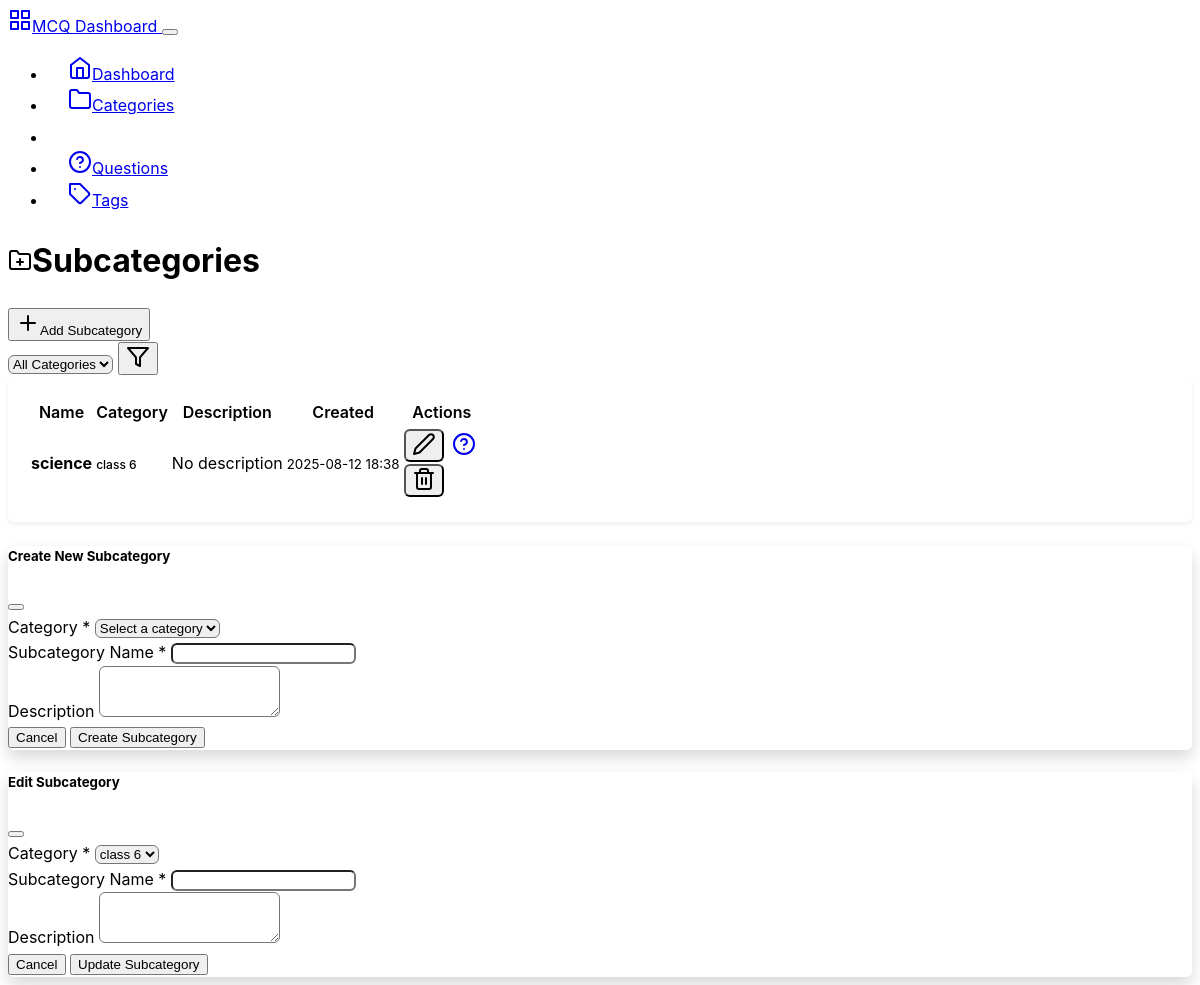
The app's page /backend/subcategories, older data.
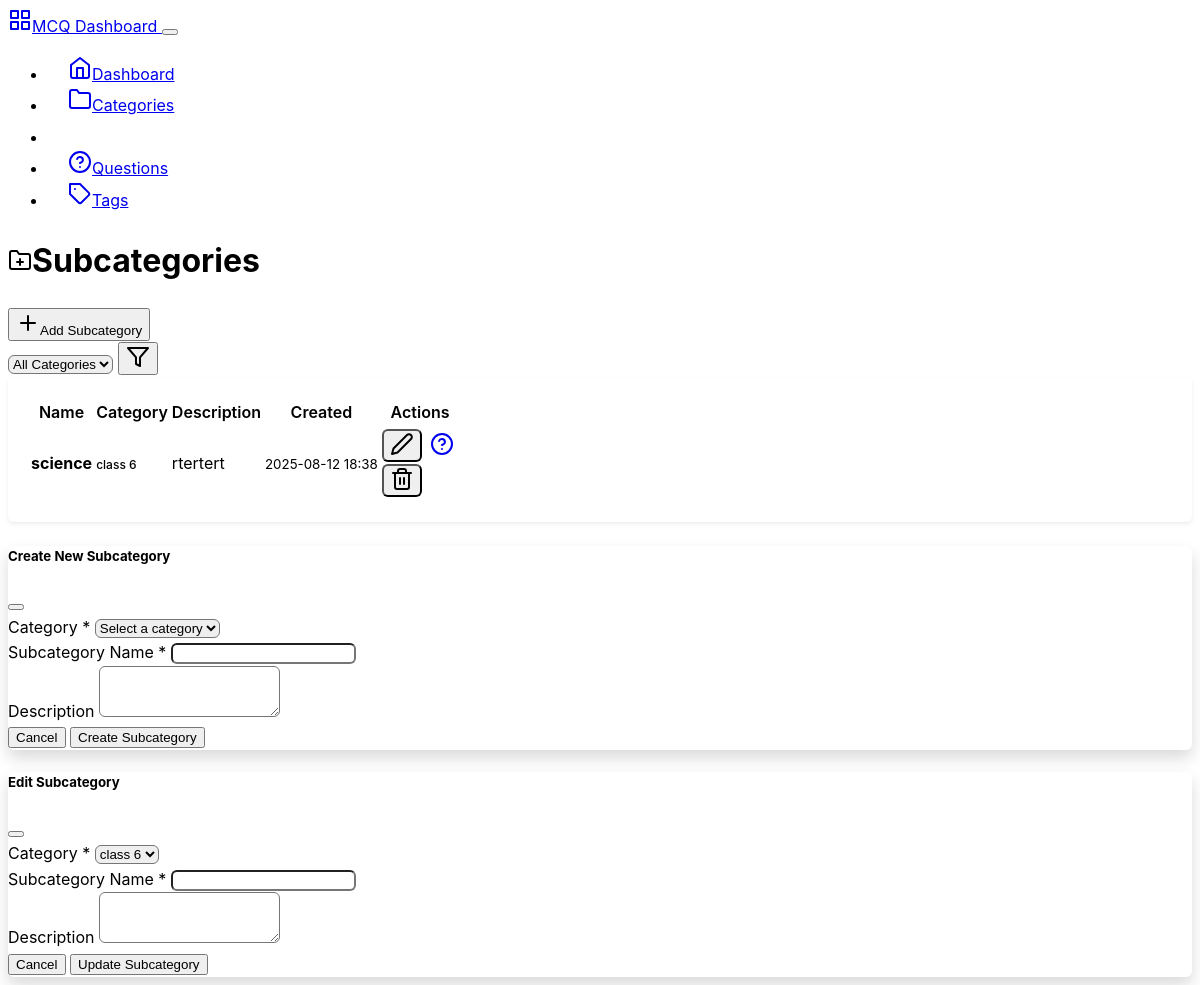
The same page, newer data.
### mcqbox/model.py (models this page shows, shortened)
class Subcategory(db.Model):
    id = db.Column(db.Integer, primary_key=True)
    name = db.Column(db.String(50), nullable=False)
    category_id = db.Column(db.Integer, db.ForeignKey('category.id'), nullable=False)
    category = db.relationship('Category', backref=db.backref('subcategories', lazy=True))
    description = db.Column(db.String(200), nullable=True)
    created_at = db.Column(db.DateTime, server_default=db.func.now())
    updated_at = db.Column(db.DateTime, server_default=db.func.now(), onupdate=db.func.now())

class Category(db.Model):
    id = db.Column(db.Integer, primary_key=True)
    name = db.Column(db.String(50), nullable=False, unique=True)
    description = db.Column(db.String(200), nullable=True)
    created_at = db.Column(db.DateTime, server_default=db.func.now())
    updated_at = db.Column(db.DateTime, server_default=db.func.now(), onupdate=db.func.now())

### mcqbox/backend/route.py (the view)
@app.route('/backend/subcategories')
def subcategories():
    category_id = request.args.get('category_id', type=int)
    categories_list = Category.query.all()
    if category_id:
        subcategories_list = Subcategory.query.filter_by(category_id=category_id).all()
        selected_category = Category.query.get(category_id)
    else:
        subcategories_list = Subcategory.query.all()
        selected_category = None
    return render_template('subcategories.html',
                         subcategories=subcategories_list,
                         categories=categories_list,
                         selected_category=selected_category)

### mcqbox/backend/templates/subcategories.html (shortened to what this page needs)
{% extends "base.html" %}
{% block content %}
<div class="row">
    <div class="col-12">
        <div class="d-flex justify-content-between align-items-center mb-4">
            <h1><i data-feather="folder-plus" class="me-2"></i>Subcategories</h1>
            <button class="btn btn-primary" data-bs-toggle="modal" data-bs-target="#createSubcategoryModal">
                <i data-feather="plus" class="me-2"></i>Add Subcategory
            </button>
        </div>
    </div>
</div>
<div class="row mb-3">
    <div class="col-md-4">
        <form method="GET">
            <div class="input-group">
                <select name="category_id" class="form-select" onchange="this.form.submit()">
                    <option value="">All Categories</option>
                </select>
                <button class="btn btn-outline-secondary" type="submit">
                    <i data-feather="filter"></i>
                </button>
            </div>
        </form>
    </div>
</div>
<div class="row">
    <div class="col-12">
        <div class="card">
            <div class="card-body">
                {% if subcategories %}
                    <div class="table-responsive">
                        <table class="table table-hover">
                            <thead>
                                <tr>
                                    <th>Name</th>
                                    <th>Category</th>
                                    <th>Description</th>
                                    <th>Created</th>
                                    <th class="text-end">Actions</th>
                                </tr>
                            </thead>
                            <tbody>
                                {% for subcategory in subcategories %}
                                <tr>
                                    <td>
                                        <strong>{{ subcategory.name }}</strong>
                                    </td>
                                    <td>
                                        <span class="badge bg-secondary">
                                            {{ subcategory.category.name if subcategory.category.name else 'Unknown' }}
                                        </span>
                                    </td>
                                    <td>
                                        <span class="text-muted">
                                            {{ subcategory.description if subcategory.description else 'No description' }}
                                        </span>
                                    </td>
                                    <td>
                                        <small class="text-muted">{{ subcategory.created_at.strftime('%Y-%m-%d %H:%M') }}</small>
                                    </td>
                                    <td class="text-end">
                                        <div class="btn-group" role="group">
                                            <button class="btn btn-sm btn-outline-secondary"
                                                    onclick="editSubcategory('{{ subcategory.id }}', '{{ subcategory.name }}', '{{ subcategory.description }}', {{ subcategory.category_id }})"
                                                    data-bs-toggle="modal" data-bs-target="#editSubcategoryModal">
                                                <i data-feather="edit-2"></i>
                                            </button>
                                            <a href="{{ url_for('questions', subcategory_id=subcategory.id) }}"
                                               class="btn btn-sm btn-outline-primary">
                                                <i data-feather="help-circle"></i>
                                            </a>
                                            <form method="POST" action="{{ url_for('delete_subcategory', subcategory_id=subcategory.id) }}"
                                                  class="d-inline" onsubmit="return confirm('Are you sure? This will delete all questions in this subcategory.')">
                                                <button type="submit" class="btn btn-sm btn-outline-danger">
                                                    <i data-feather="trash-2"></i>
                                                </button>
                                            </form>
                                        </div>
                                    </td>
                                </tr>
                                {% endfor %}
                            </tbody>
                        </table>
                    </div>
                {% endif %}
            </div>
        </div>
    </div>
</div>
<div class="modal fade" id="createSubcategoryModal" tabindex="-1">
    <div class="modal-dialog">
        <div class="modal-content">
            <form method="POST" action="{{ url_for('create_subcategory') }}">
                <div class="modal-header">
                    <h5 class="modal-title">Create New Subcategory</h5>
                    <button type="button" class="btn-close" data-bs-dismiss="modal"></button>
                </div>
                <div class="modal-body">
                    <div class="mb-3">
                        <label for="category_id" class="form-label">Category *</label>
                        <select class="form-select" id="category_id" name="category_id" required>
                            <option value="">Select a category</option>
                        </select>
                    </div>
                    <div class="mb-3">
                        <label for="name" class="form-label">Subcategory Name *</label>
                        <input type="text" class="form-control" id="name" name="name" required>
                    </div>
                    <div class="mb-3">
                        <label for="description" class="form-label">Description</label>
                        <textarea class="form-control" id="description" name="description" rows="3"></textarea>
                    </div>
                </div>
                <div class="modal-footer">
                    <button type="button" class="btn btn-secondary" data-bs-dismiss="modal">Cancel</button>
                    <button type="submit" class="btn btn-primary">Create Subcategory</button>
                </div>
            </form>
        </div>
    </div>
</div>
<div class="modal fade" id="editSubcategoryModal" tabindex="-1">
    <div class="modal-dialog">
        <div class="modal-content">
            <form method="POST" id="editSubcategoryForm">
                <div class="modal-header">
                    <h5 class="modal-title">Edit Subcategory</h5>
                    <button type="button" class="btn-close" data-bs-dismiss="modal"></button>
                </div>
                <div class="modal-body">
                    <div class="mb-3">
                        <label for="editCategoryId" class="form-label">Category *</label>
                        <select class="form-select" id="editCategoryId" name="category_id" required>
                            {% for category in categories %}
                            <option value="{{ category.id }}">{{ category.name }}</option>
                            {% endfor %}
                        </select>
                    </div>
                    <div class="mb-3">
                        <label for="editName" class="form-label">Subcategory Name *</label>
                        <input type="text" class="form-control" id="editName" name="name" required>
                    </div>
                    <div class="mb-3">
                        <label for="editDescription" class="form-label">Description</label>
                        <textarea class="form-control" id="editDescription" name="description" rows="3"></textarea>
                    </div>
                </div>
                <div class="modal-footer">
                    <button type="button" class="btn btn-secondary" data-bs-dismiss="modal">Cancel</button>
                    <button type="submit" class="btn btn-primary">Update Subcategory</button>
                </div>
            </form>
        </div>
    </div>
</div>
{% endblock %}

### mcqbox/backend/templates/base.html (shortened to what this page needs)
<!DOCTYPE html>
<html lang="en" data-bs-theme="dark">
<head>
    <link href="https://cdn.replit.com/agent/bootstrap-agent-dark-theme.min.css" rel="stylesheet">
    <link rel="stylesheet" href="{{ url_for('backend_.static', filename='css/custom.css') }}">
</head>
<body>
    <nav class="navbar navbar-expand-lg navbar-dark bg-dark">
        <div class="container">
            <a class="navbar-brand" href="{{ url_for('dashboard') }}">
                <i data-feather="grid" class="me-2"></i>MCQ Dashboard
            </a>
            <button class="navbar-toggler" type="button" data-bs-toggle="collapse" data-bs-target="#navbarNav">
            </button>
            <div class="collapse navbar-collapse" id="navbarNav">
                <ul class="navbar-nav ms-auto">
                    <li class="nav-item">
                        <a class="nav-link {% if request.endpoint == 'dashboard' %}active{% endif %}"
                           href="{{ url_for('dashboard') }}">
                            <i data-feather="home" class="me-1"></i>Dashboard
                        </a>
                    </li>
                    <li class="nav-item">
                        <a class="nav-link {% if request.endpoint == 'categories' %}active{% endif %}"
                           href="{{ url_for('categories') }}">
                            <i data-feather="folder" class="me-1"></i>Categories
                        </a>
                    </li>
                    <li class="nav-item">
                        <a class="nav-link {% if request.endpoint == 'subcategories' %}active{% endif %}"
                           href="{{ url_for('subcategories') }}">
                            <i data-feather="folder-plus" class="me-1"></i>Subcategories
                        </a>
                    </li>
                    <li class="nav-item">
                        <a class="nav-link {% if request.endpoint == 'questions' %}active{% endif %}"
                           href="{{ url_for('questions') }}">
                            <i data-feather="help-circle" class="me-1"></i>Questions
                        </a>
                    </li>
                    <li class="nav-item">
                        <a class="nav-link {% if request.endpoint == 'tags' %}active{% endif %}"
                           href="{{ url_for('tags') }}">
                            <i data-feather="tag" class="me-1"></i>Tags
                        </a>
                    </li>
                </ul>
            </div>
        </div>
    </nav>
    <div class="container my-4">
        {% block content %}{% endblock %}
    </div>
</body>
</html>

### mcqbox/backend/static/css/custom.css (style rules this page uses)
:root { --sidebar-width: 250px; --header-height: 70px; --border-radius: 0.375rem; --box-shadow: 0 0.125rem 0.25rem rgba(0, 0, 0, 0.075); --box-shadow-lg: 0 0.5rem 1rem rgba(0, 0, 0, 0.15); }
body { font-family: -apple-system, BlinkMacSystemFont, "Segoe UI", Roboto, "Helvetica Neue", Arial, sans-serif; line-height: 1.6; }
.card { border-radius: var(--border-radius); box-shadow: var(--box-shadow); margin-bottom: 1.5rem; }
.card-body { padding: 1.25rem; }
.table { margin-bottom: 0; }
.table th { border-top: none; font-weight: 600; color: var(--bs-body-color); background-color: var(--bs-secondary-bg); }
.btn-group .btn { border-radius: var(--border-radius) !important; margin-right: 0.25rem; }
.btn-group .btn:last-child { margin-right: 0; }
.modal-content { border-radius: var(--border-radius); box-shadow: var(--box-shadow-lg); }
.modal-header { border-bottom: 1px solid var(--bs-border-color); }
.modal-footer { border-top: 1px solid var(--bs-border-color); }
.form-control, .form-select { border-radius: var(--border-radius); }
.badge { font-size: 0.75rem; font-weight: 500; }
.navbar-nav .nav-link { padding: 0.75rem 1rem; border-radius: var(--border-radius); margin: 0 0.25rem; transition: all 0.15s ease-in-out; }
.navbar-nav .nav-link.active { background-color: var(--bs-primary); color: white !important; }

Row changes from the older to the newer data that the page shows:
changed Subcategory "science": description "No description" → "rtertert"
